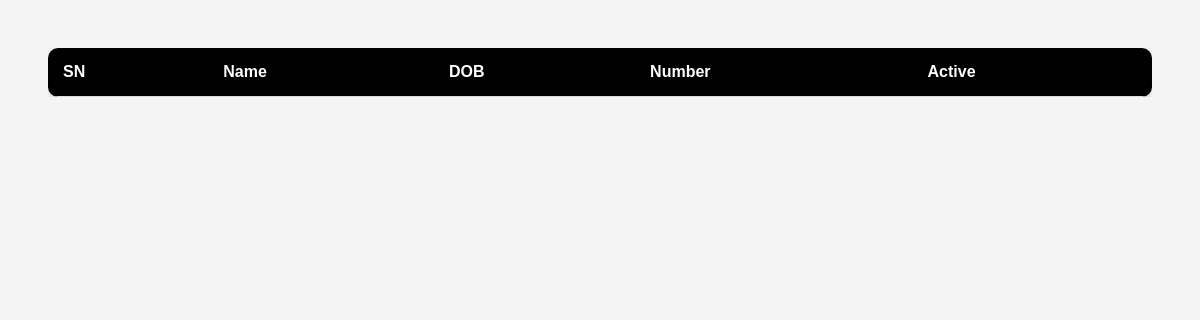
The app's page /home/student_list/, older data.
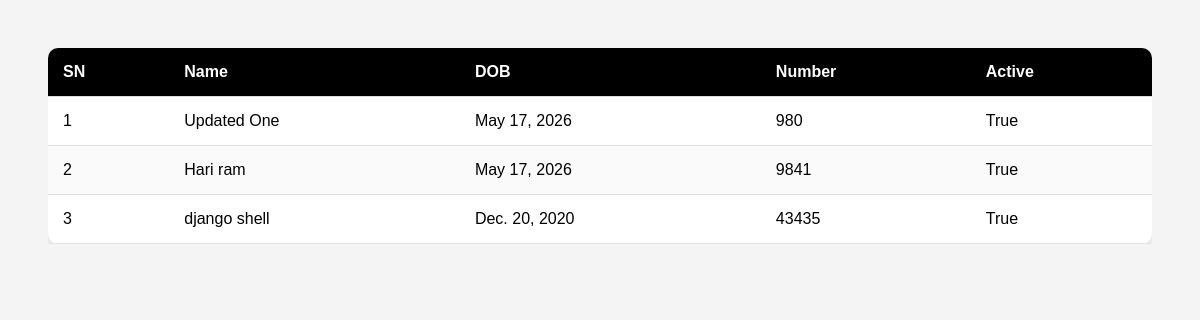
The same page, newer data.
### home/models.py (models this page shows, shortened)
class Student(models.Model):
    name = models.CharField(max_length=50, null=True, blank= True, help_text="Student full name", verbose_name="Student Name")
    DOB = models.DateField()
    number = models.PositiveIntegerField(default=0)
    is_active = models.BooleanField(default=True)
    class Meta:
     db_table = "student"  #To overwrite the name of table

### home/views.py (the view)
# urls.py: path('student_list/', student_list, name='student'),
def student_list(request):
    student = Student.objects.all()
    context = {
        "student":student
    }
    return render(request, "student/index.html", context)

### home/templates/student/index.html (shortened to what this page needs)
<!DOCTYPE html>
<html lang="en">
<head>
</head>
<body>
  <div class="table-container">
    <table>
      <thead>
        <tr>
          <th>SN</th>
          <th>Name</th>
          <th>DOB</th>
          <th>Number</th>
          <th> Active</th>
        </tr>
      </thead>
      <tbody>
        {% for i in student %}
        <tr>
          <td>{{forloop.counter}}</td>
          <td>{{i.name}}</td>
          <td>{{i.DOB}}</td>
          <td>{{i.number}}</td>
          <td>{{i.is_active}}</td>
        </tr>
        {% endfor %}
      </tbody>
    </table>
  </div>
</body>
</html>

### home/templates/student/index.html (style rules this page uses)
body { font-family: Arial, sans-serif; background: #f4f4f4; padding: 40px; }
.table-container { overflow-x: auto; }
table { width: 100%; border-collapse: collapse; background: white; border-radius: 10px; overflow: hidden; box-shadow: 0 4px 10px rgba(0,0,0,0.1); }
thead { background: #000000; color: rgb(255, 255, 255); }
th, td { padding: 15px; text-align: left; border-bottom: 1px solid #ddd; }
tbody tr:nth-child(even) { background: #fafafa; }
th { font-weight: bold; }

Row changes from the older to the newer data that the page shows:
added Student: name "Updated One", DOB "May 17, 2026", number "980", is_active "True"
added Student: name "Hari ram", DOB "May 17, 2026", number "9841", is_active "True"
added Student: name "django shell", DOB "Dec. 20, 2020", number "43435", is_active "True"
